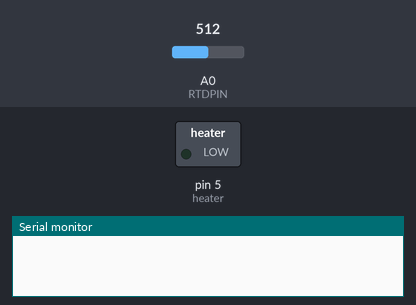
Bench run of a sketch on a simulated Arduino Uno, built with avr-gcc and run on an emulated ATmega328P. On the bench: switched loads named in the sketch (green lamp = pin HIGH), the last lines printed to the serial monitor. Inputs (shaded band) come from the test bench; at power-on: A0 (RTDPIN) = 512.

Above: at 0.1 s.
At 1.1 s:
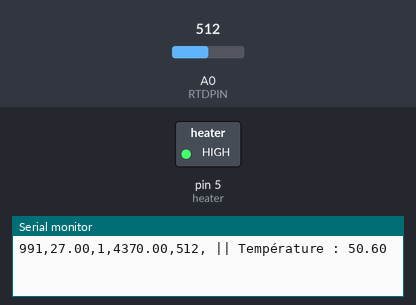
Timing chart, 0 to 3.5 s (numbered marks = the images above):
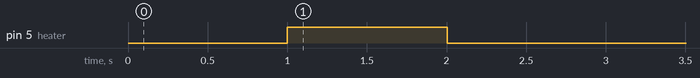

Measured:
- by itself, pin 5 (heater): LOW → HIGH at 1.0 s, → LOW 1.0 s later

The sketch:

Semis.ino
```cpp
#include <PID_v1.h>

// 45, then 27, then 31
int temperatures[4] = {50, 27, 31, 0};
long temps[3] = {1000, 4500, 8000};

#define RTDPIN A0     // what pin we're connected to
#define heater 5 // Sortie pour le soleil


//Define Variables we'll be connecting to
double Setpoint, Input, Output;

//Specify the links and initial tuning parameters
PID myPID(&Input, &Output, &Setpoint,50,0.5,1, DIRECT);

int WindowSize = 5000;
unsigned long windowStartTime;
long seconds = 990;
int etape = 0;
float resConnue = 99.1;

float in[] = { 100.00, 100.39, 100.78, 101.17, 101.56, 101.95, 102.34, 102.73, 103.12, 103.51,
               103.90, 104.29, 104.68, 105.07, 105.46, 105.85, 106.24, 106.63, 107.02, 107.40,
               107.79, 108.18, 108.57, 108.96, 109.35, 109.73, 110.12, 110.51, 110.90, 111.29,
               111.67, 112.06, 112.45, 112.83, 113.22, 113.61, 114.00, 114.38, 114.77, 115.15,
               115.54, 115.93, 116.31, 116.70, 117.08, 117.47, 117.86, 118.24, 118.63, 119.01,
               119.40, 119.78, 120.17, 120.55, 120.94, 121.32, 121.71, 122.09, 122.47, 122.86,
               123.24, 123.63, 124.01, 124.39, 124.78, 125.16, 125.54, 125.93, 126.31, 126.69,
               127.08, 127.46, 127.84, 128.22, 128.61, 128.99, 129.37, 129.75, 130.13, 130.52 };

// known resistance in voltage divider
int R1 = 984;

float MultiMap(float val, float* _in, uint8_t size)
{
  // calculate if value is out of range
  if (val < _in[0] ) return -99.99;
  if (val > _in[size-1] ) return 99.99;

  //  search for 'value' in _in array to get the position No.
  uint8_t pos = 0;
  while(val > _in[pos]) pos++;

  // handles the 'rare' equality case
  if (val == _in[pos]) return pos;

  float r1 = _in[pos-1];
  float r2 = _in[pos];
  int c1 = pos-1;
  int c2 = pos;

 return c1 + (val - r1) / (r2-r1) * (c2-c1);
}


void setup() {
  pinMode(heater, OUTPUT);
  Serial.begin(9600);

  analogReference(INTERNAL);

  //initialize the variables we're linked to
  Input = analogRead(0);
  Setpoint = 45;

  //turn the PID on
  myPID.SetMode(AUTOMATIC);

  //tell the PID to range between 0 and the full window size
  myPID.SetOutputLimits(0, WindowSize);
}

void loop() {
  // Wait a few seconds between measurements.
  delay(1000);
  float Vin = 5.05;

  // Température
  int pt100 = analogRead(A0);

  float Vout = pt100 * (1.1 / 1023.0);

  float R2 = R1/(Vin/Vout - 1);

  float c =  MultiMap(R2,in,80) - 2;

  int t = c;//resRTD;

  Input = t;
  myPID.Compute();

  unsigned long now = millis();
  if(now - windowStartTime>WindowSize)
  { //time to shift the Relay Window
    windowStartTime += WindowSize;
  }
  if(Output > now - windowStartTime) digitalWrite(heater,HIGH);
  else digitalWrite(heater,LOW);

  ++seconds;
  if(c > temperatures[0] && etape == 0)
    etape = 1;
  if(c < temperatures[1] && etape == 1)
    etape = 2;

  Setpoint = temperatures[etape];

  Serial.print(seconds);
  Serial.print(",");
  Serial.print(Setpoint);
  Serial.print(",");
  Serial.print(etape);
  Serial.print(",");
  Serial.print(Output);
  Serial.print(",");
  Serial.print(analogRead(A0));
  Serial.print(", || Température : ");
  Serial.println(c);
}
```
